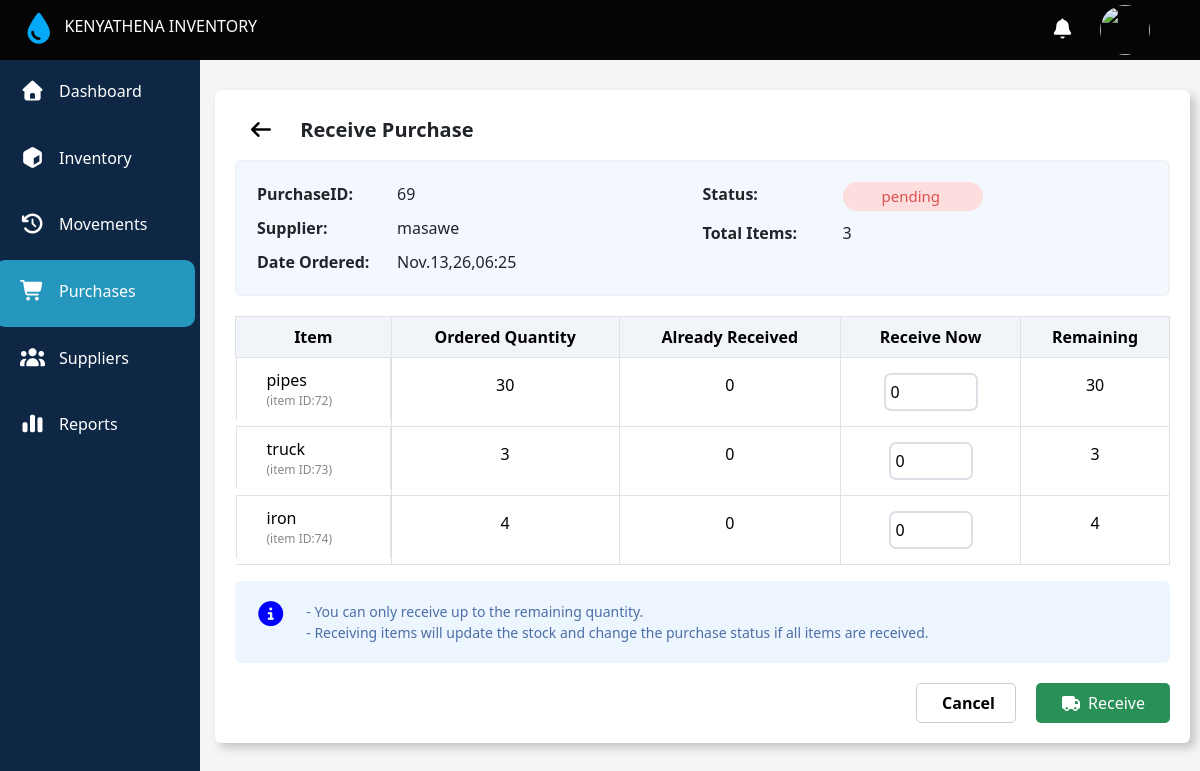
The page /receive/69 on the database as committed earlier.
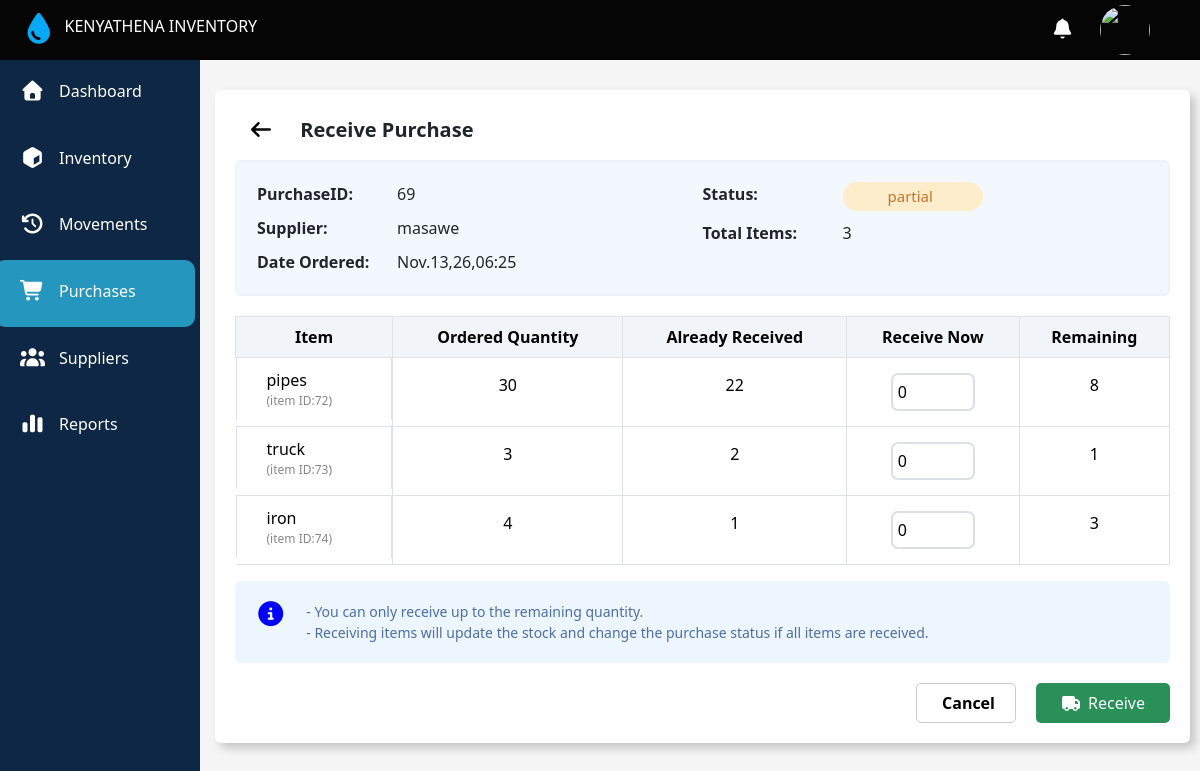
The same page on the database as committed later.
### main/models.py (models this page shows, shortened)
class Purchase(models.Model):
  supplier = models.ForeignKey(Suppliers,on_delete=models.PROTECT,related_name='purchases')
  date_ordered = models.DateTimeField(auto_now_add=True)
  choices=[
    ("pending","Pending"),
    ("partial","Partially Received"),
    ("received","Received")
  ]
  status = models.CharField(max_length=20,choices=choices,default="pending")

class PurchaseItem(models.Model):
   purchase = models.ForeignKey(Purchase,on_delete=models.CASCADE ,related_name='items')
   item = models.CharField(max_length=200)
   quantity_ordered = models.PositiveIntegerField(default=1)
   quantity_received = models.PositiveIntegerField(default=0)
   remaining = models.PositiveIntegerField()

class Suppliers(models.Model):
  supplier=models.CharField(max_length=200)
  contact = models.CharField(max_length=200,null=True)
  phone = models.CharField(max_length=15,null=True)
  status =models.BooleanField(default=True ,null=True)
  def __str__(self):
    return self.supplier

### main/views.py (the view, shortened to what this page needs)
# urls.py: path('receive/<str:purchase_id>',views.receive,name = 'receive'),
def receive(request,purchase_id):
  purchase = Purchase.objects.get(id=purchase_id)
  purchaseItem = purchase.items.all()
  context = {
    'purchase':purchase,
    'purchaseItem':purchaseItem,
  }
  return render(request,'main/purchase_receive.html',context)

### main/templates/main/purchase_receive.html (shortened to what this page needs)
{% extends 'main/base.html' %}
{% block content %}
</head>
<body style="background-color: #f5f5f5;">
 <main>
    <div class="receivePage_title">
        <a href="{% url 'purchase' %}"><i class="fa-solid fa-arrow-left"></i></a> Receive Purchase
    </div>
    <div class="receivePage_status">
      <div class="firstpart">
       <div class="purchase_id">
        <span>PurchaseID:</span> <span>{{purchase.id}}</span>
       </div>
        <div class="supplier">
        <span>Supplier:</span> <span>{{purchase.supplier}}</span>
       </div>
        <div class="date_ordered">
        <span>Date Ordered:</span> <span>{{purchase.date_ordered |date:"M.d,y,H:i"}}</span>
       </div>
      </div>
      <div class="secondpart">
        <div class="status">
        {% if purchase.status == 'pending' %}
          <span>Status:</span> <span class="status_pending">{{purchase.status}}</span>
        {% elif purchase.status == 'partial' %}
           <span>Status:</span> <span class="status_partial">{{purchase.status}}</span>
        {% else %}
            <span>Status:</span> <span class="status_received">{{purchase.status}}</span>
        {% endif %}
       </div>
        <div class="total_items">
        <span>Total Items:</span> <span>{{purchaseItem.count}}</span>
       </div>
      </div>
    </div>
    <form action="{% url 'receive' purchase.id %}" method="POST">
       <div class="purchase-table">
        <table class="table table-bordered">
        <thead>
            <tr class="table_header">
            <th scope="col">Item</th>
            <th scope="col">Ordered Quantity</th>
            <th scope="col">Already Received</th>
            <th scope="col">Receive Now</th>
            <th scope="col">Remaining</th>
            </tr>
        </thead>
        <tbody>
         {% for item in purchaseItem %}
            <tr>
            <td scope="row" class="firstrow">
                <span>{{item.item}}</span>
                <span>(item ID:{{item.id}})</span>
            </td>
            <td class="table-row">{{item.quantity_ordered}}</td>
            <td class="table-row">{{item.quantity_received}}</td>
            <td class="table-row">
                <span><input type="number" value="0" name="receive_{{item.id}}" min="0" max="{{item.remaining}}"></span>
            </td>
            <td class="table-row">{{item.remaining}}</td>
            </tr>
        {% endfor %}
        </tbody>
        </table>
       </div>
      <div class="note">
        <div>
            <i class="fa-solid fa-circle-info"></i>
        </div>
        <div>
            <span>- You can only receive up to the remaining quantity.</span>
             <span>- Receiving items will update the stock and change the purchase status if all items are received.</span>
        </div>
      </div>
      <div class="cancel_receive_button">
        <a href="{% url 'purchase' %}" class="cancel_button">Cancel</a>
        <button type="submit">
            <i class="fa-solid fa-truck"></i>Receive
        </button>
      </div>
    </form>
 </main>
{% endblock content %}

Rows that differ between the two databases and show on the page:
changed Purchase "Nov.13,26,06:25": status "pending" → "partial"
changed PurchaseItem "pipes": quantity_received "0" → "22"; remaining "30" → "8"
changed PurchaseItem "truck": quantity_received "0" → "2"; remaining "3" → "1"
changed PurchaseItem "iron": quantity_received "0" → "1"; remaining "4" → "3"
